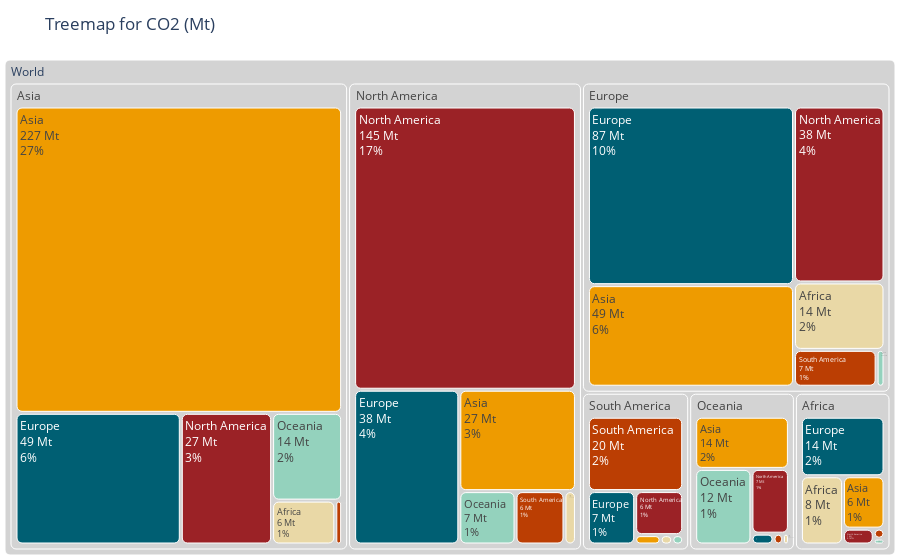
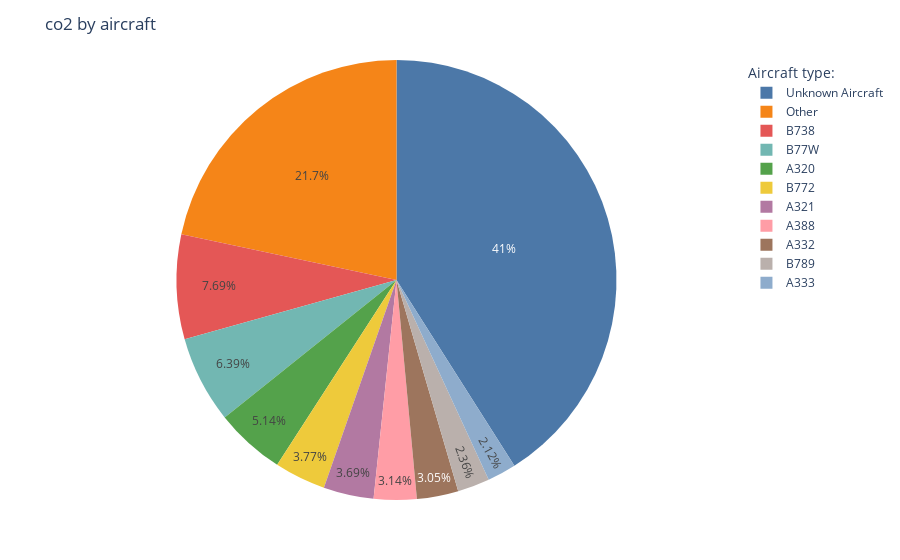

Here is the notebook cell these charts were saved with, in order:
### Code cell
aa=user_interface.UserInterface()

### Figure 1 — Plotly figure (JSON) as saved in the notebook; plotly's stock layout.template omitted (floating-point values rounded to 4 significant figures)
{"data": [{"branchvalues": "total", "customdata": [["AF"], ["OC"], ["NA"], ["EU"], ["AS"], ["SA"], ["SA"], ["AS"], ["NA"], ["OC"], ["AF"], ["EU"], ["NA"], ["AF"], ["EU"], ["SA"], ["AS"], ["OC"], ["EU"], ["SA"], ["OC"], ["AS"], ["NA"], ["AF"], ["AF"], ["EU"], ["OC"], ["AS"], ["NA"], ["SA"], ["EU"], ["NA"], ["AS"], ["AF"], ["OC"], ["SA"], ["(?)"], ["(?)"], ["(?)"], ["(?)"], ["(?)"], ["(?)"], ["(?)"]], "domain": {"x": [0, 1], "y": [0, 1]}, "hovertemplate": "Flow=%{id}<br>CO<sub>2</sub>=%{value:.2f} (Mt)", "ids": ["World/Africa/Africa", "World/Africa/Oceania", "World/Africa/North America", "World/Africa/Europe", "World/Africa/Asia", "World/Africa/South America", "World/Asia/South America", "World/Asia/Asia", "World/Asia/North America", "World/Asia/Oceania", "World/Asia/Africa", "World/Asia/Europe", "World/Europe/North America", "World/Europe/Africa", "World/Europe/Europe", "World/Europe/South America", "World/Europe/Asia", "World/Europe/Oceania", "World/North America/Europe", "World/North America/South America", "World/North America/Oceania", "World/North America/Asia", "World/North America/North America", "World/North America/Africa", "World/Oceania/Africa", "World/Oceania/Europe", "World/Oceania/Oceania", "World/Oceania/Asia", "World/Oceania/North America", "World/Oceania/South America", "World/South America/Europe", "World/South America/North America", "World/South America/Asia", "World/South America/Africa", "World/South America/Oceania", "World/South America/South America", "World/Africa", "World/Asia", "World/Europe", "World/North America", "World/Oceania", "World/South America", "World"], "labels": ["Africa", "Oceania", "North America", "Europe", "Asia", "South America", "South America", "Asia", "North America", "Oceania", "Africa", "Europe", "North America", "Africa", "Europe", "South America", "Asia", "Oceania", "Europe", "South America", "Oceania", "Asia", "North America", "Africa", "Africa", "Europe", "Oceania", "Asia", "North America", "South America", "Europe", "North America", "Asia", "Africa", "Oceania", "South America", "Africa", "Asia", "Europe", "North America", "Oceania", "South America", "World"], "marker": {"colors": ["#E9D8A6", "#94D2BD", "#9B2226", "#005F73", "#EE9B00", "#BB3E03", "#BB3E03", "#EE9B00", "#9B2226", "#94D2BD", "#E9D8A6", "#005F73", "#9B2226", "#E9D8A6", "#005F73", "#BB3E03", "#EE9B00", "#94D2BD", "#005F73", "#BB3E03", "#94D2BD", "#EE9B00", "#9B2226", "#E9D8A6", "#E9D8A6", "#005F73", "#94D2BD", "#EE9B00", "#9B2226", "#BB3E03", "#005F73", "#9B2226", "#EE9B00", "#E9D8A6", "#94D2BD", "#BB3E03", "lightgrey", "lightgrey", "lightgrey", "lightgrey", "lightgrey", "lightgrey", "lightgrey"], "cornerradius": 5}, "name": "", "parents": ["World/Africa", "World/Africa", "World/Africa", "World/Africa", "World/Africa", "World/Africa", "World/Asia", "World/Asia", "World/Asia", "World/Asia", "World/Asia", "World/Asia", "World/Europe", "World/Europe", "World/Europe", "World/Europe", "World/Europe", "World/Europe", "World/North America", "World/North America", "World/North America", "World/North America", "World/North America", "World/North America", "World/Oceania", "World/Oceania", "World/Oceania", "World/Oceania", "World/Oceania", "World/Oceania", "World/South America", "World/South America", "World/South America", "World/South America", "World/South America", "World/South America", "World", "World", "World", "World", "World", "World", ""], "textinfo": "label+value+percent entry", "texttemplate": "%{label}<br>%{value:.0f} Mt<br>%{percentEntry}", "type": "treemap", "values": [8.298, 0.1821, 1.412, 14.39, 6.292, 0.3112, 0.6778, 227.0, 27.28, 13.95, 6.292, 49.39, 37.56, 14.39, 86.85, 7.184, 49.39, 0.6855, 37.56, 6.025, 6.919, 27.28, 144.9, 1.412, 0.1821, 0.6855, 12.14, 13.95, 6.919, 0.291, 7.184, 6.025, 0.6778, 0.3112, 0.291, 20.17, 30.89, 324.6, 196.1, 224.1, 34.16, 34.66, 844.5]}], "layout": {"autosize": true, "legend": {"tracegroupgap": 0}, "margin": {"b": 5, "l": 5, "r": 5, "t": 60}, "title": {"text": "Treemap for CO2 (Mt)"}}}

### Figure 2 — Plotly figure (JSON) as saved in the notebook; plotly's stock layout.template omitted (floating-point values rounded to 4 significant figures)
{"data": [{"domain": {"x": [0, 1], "y": [0, 1]}, "hovertemplate": "Aircraft=%{label}<br>co2=%{value}<extra></extra>", "labels": ["Unknown Aircraft", "B738", "B77W", "A320", "B772", "A321", "A388", "A332", "B789", "A333", "Other"], "legendgroup": "", "name": "", "showlegend": true, "textposition": "inside", "type": "pie", "values": [346200000000.0, 64910000000.0, 53970000000.0, 43390000000.0, 31850000000.0, 31180000000.0, 26540000000.0, 25720000000.0, 19900000000.0, 17880000000.0, 182900000000.0]}], "layout": {"autosize": true, "legend": {"title": {"text": "Aircraft type:"}, "tracegroupgap": 0}, "margin": {"b": 60, "l": 60, "r": 60, "t": 60}, "piecolorway": ["#4C78A8", "#F58518", "#E45756", "#72B7B2", "#54A24B", "#EECA3B", "#B279A2", "#FF9DA6", "#9D755D", "#BAB0AC"], "title": {"text": "co2 by aircraft"}}}
